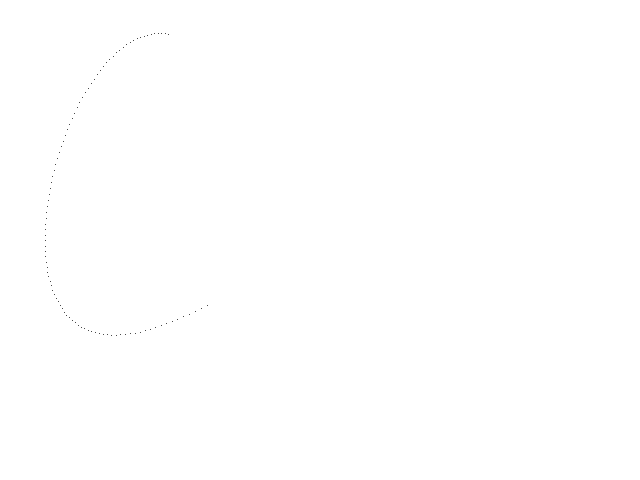
Frame 1 (no input)
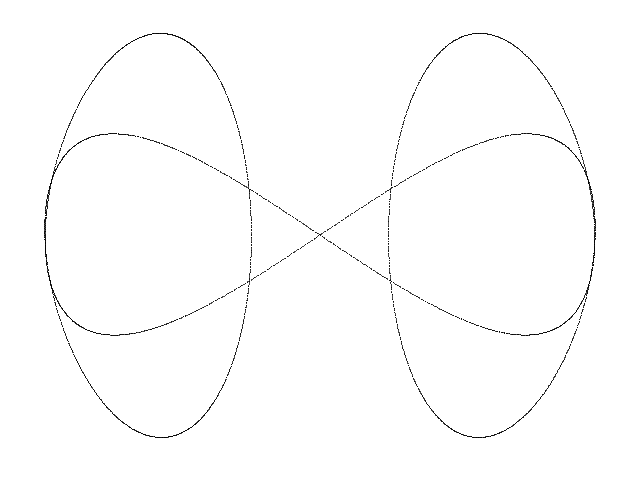
Frame 60 (the mouse pressed at the canvas centre just before this capture)
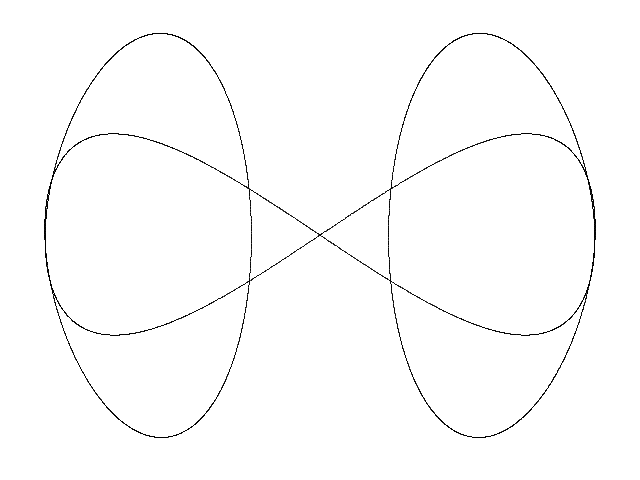
Frame 120 (the mouse held since frame 60 and released just before this capture)

The Processing sketch that drew these frames (run headless with seeded random() and noise(); from frame 60 on, the mouse is pressed at the canvas centre):

// Processing sketch: Knot_Granny
// ── Knot_Granny.pde
// Granny knot //

  float x = 0.0;
  float y = 0.0;
  float z = 0.0;
  float t = 0.0;
  float dt = 0.01;


void setup() {
  
  size(640, 480);
  background(255);
  
}

void draw() {
  
  for (int i=0; i<100; i++) {
    
    float nx = x;
    float ny = y;
    float nz = z;
    
    x = -22.0 * cos(t) - 128.0 * sin(t) - 44.0 * cos(3.0 * t) - 78.0 * sin(3.0 * t);
    y = -10.0 * cos(2.0 * t) - 27.0 * sin(2.0 * t) + 38.0 * cos(4.0 * t) + 46.0 * sin(4.0 * t);
    z = 70.0 * cos(3.0 * t) - 40.0 * sin(3.0 * t);
    
    t = t + dt;
    
    point(320 + (1.7 * x), 235 + (2.5 * y));
        
  }

}
